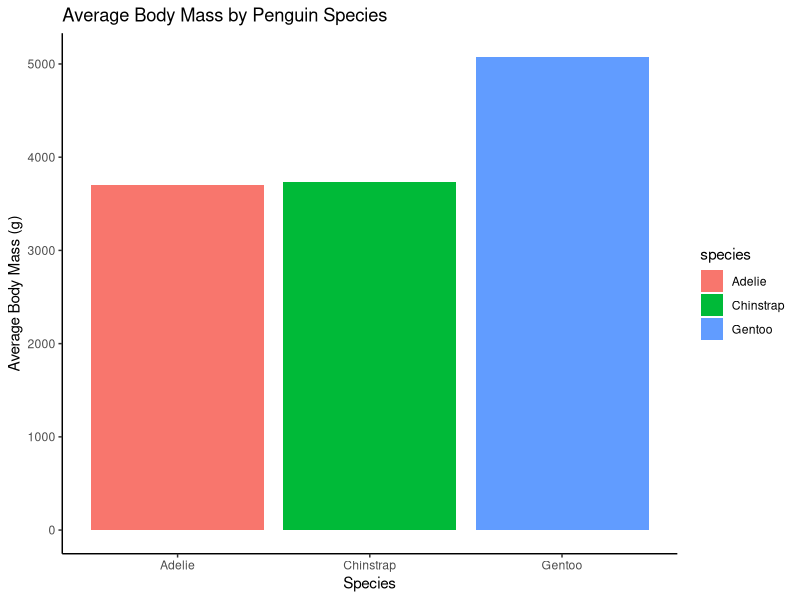

Generate this figure with R:
# install.packages("tidyverse")
# install.packages("palmerpenguins")

library(tidyverse)
library(palmerpenguins)

head(penguins)
summary(penguins)
dim(penguins)
names(penguins)
str(penguins)


# Heaviest Species
avg_mass_by_species <- penguins %>%
  group_by(species) %>%
  summarise(avg_mass = mean(body_mass_g, na.rm=TRUE)) %>%
  arrange(desc(avg_mass))
avg_mass_by_species

ggplot(avg_mass_by_species,
       aes(x = species, y = avg_mass, fill = species)) + 
  geom_col() +
  labs(title = "Average Body Mass by Penguin Species",
       x = "Species",
       y = "Average Body Mass (g)"
       ) + 
  theme_classic()
